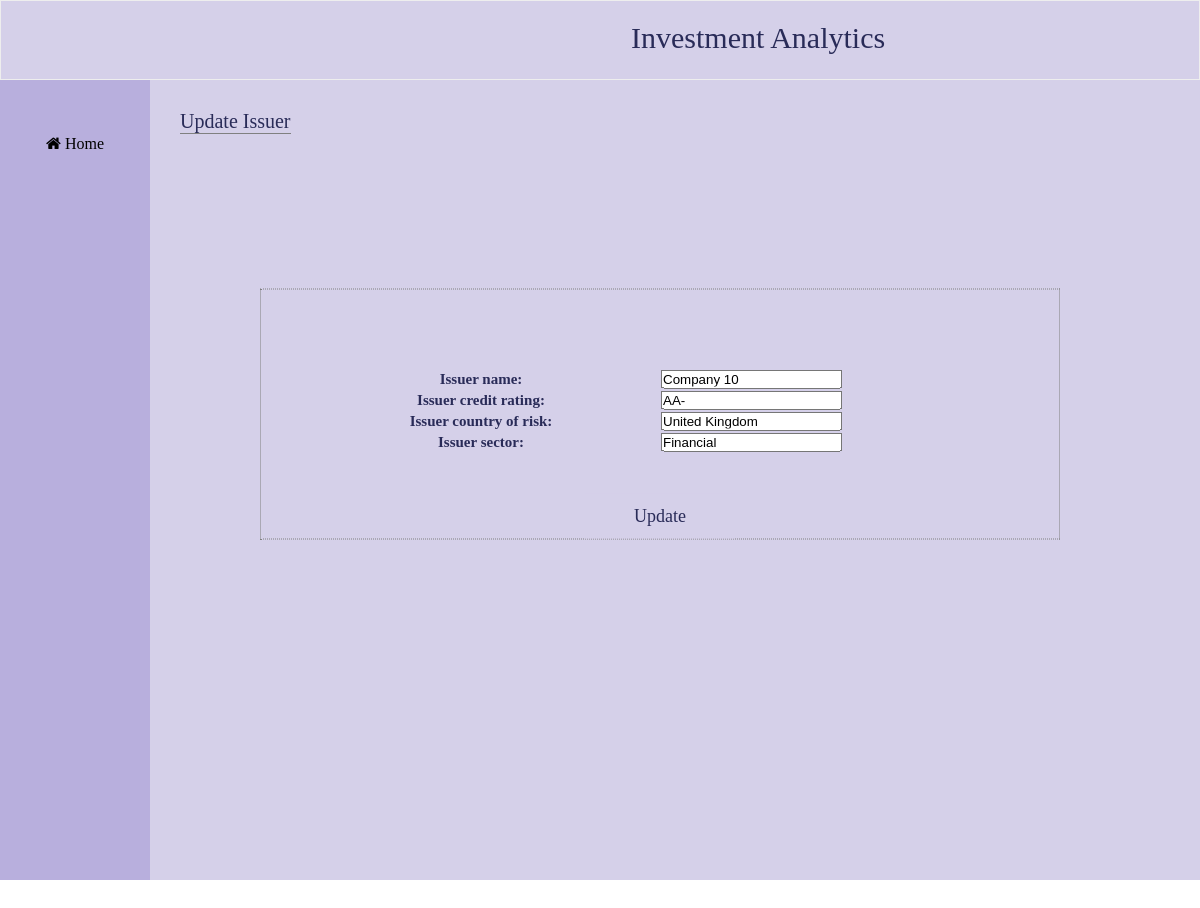
The page /app_1/update_issuer/5 on the database its author committed.
### app_1/models.py (models this page shows, shortened)
class Issuer(models.Model):
   issuer_name =  models.CharField(max_length=100)
   issuer_credit_rating =  models.CharField(max_length=100)
   issuer_country_of_risk= models.CharField(max_length=100)
   issuer_sector= models.CharField(max_length=100)

### app_1/views.py (the view)
# urls.py: path("update_issuer/<issuer_id>", views.update_issuer,name="update_issuer"),
def update_issuer(request, issuer_id):
    myiss = Issuer.objects.get(pk=issuer_id)
    form = IssuerForm(request.POST or None, instance = myiss)
    if form.is_valid():
           form.save()
           return  HttpResponseRedirect('/app_1/')
    template = loader.get_template('update_issuer.html')
    context = {'myiss': myiss,'form':form}
    return HttpResponse(template.render(context,request))

### app_1/forms.py
class IssuerForm(ModelForm):
    class Meta:
        model = Issuer
        fields =  "__all__"

### app_1/templates/update_issuer.html (shortened to what this page needs)
{% load static %}
{% load humanize %}
<html>
<head>
          <link rel="stylesheet" href="https://cdnjs.cloudflare.com/ajax/libs/font-awesome/4.7.0/css/font-awesome.min.css">
          <link rel="stylesheet" href  = "{% static 'style2.css' %}">
        </head>
 <body>
    <div class="topbar" font-size ="30px"> Investment Analytics </div>
    <div class="container">
      <aside>
        <div class ="navbar">
            <nav>
                <ul>
                  <a href="/app_1"><button class="btnx"><i class="fa fa-home"></i> Home</button></a>
                </ul>
            </nav>
        </div>
      </aside>
      <main>
        <div class="card active">
          <div class="content">Update Issuer</div>
        </div>
            <div class="centered3" >
              <form action="" method = POST>
                <br>
                  <table class  = "table2" >
                    {{form.as_table}}
                  </table>
                <p><input type = "submit" value = "Update" class = "btnbx" ></p>
             </form>
          </div>
       </main>
 </body>
</html>

### app_1/static/style2.css (style rules this page uses)
:root { --main-color: #d5d0e9; --sidebar-color: #b8afdd; --sidebar-button-hover:#3b46ac; --myfont-color: rgb(41, 43, 88); --myborder-color:gray; --font-size-content2: 15px; --font-size-content: 20px; --font-size-table: 15px; }
* { margin:0; padding:0; box-sizing: border-box; }
body { height:100vh; width:100vw; justify-self: center; align-items: center; padding: 0px 100ppx; }
.container { background-color: var(--main-color); display:flex; width:100%; height:100%; background-color: var( --main-color ); }
.topbar { font-family:'Lucida Sans', 'Lucida Sans Regular', 'Lucida Grande', 'Lucida Sans Unicode', 'Geneva', 'Verdana', 'sans-serif'; font-size:30px; border-style:groove; border-width:1px; height:80px; width:100%; background-color: var(--main-color); margin: auto; color: var(--myfont-color); margin-top: auto; margin-bottom: auto; padding-left: 630px; padding-top: 20px; }
aside { width: 150; height:100%; align-items:center; background: var(--sidebar-color); }
.navbar { width: 150; height:100%; display: fixed; flex-direction: column; gap:30px; align-items:left; font-size: x-large; position: sticky; }
nav, ul { margin-top: 40px; width:100%; text-align:center; }
.card { height:100%; padding:30px; display:none; text-align: center; overflow: auto; }
.card.active { display:block; }
.card .content { font-size: var(--font-size-content); text-align: left; font-family:'Lucida Sans', 'Lucida Sans Regular', 'Lucida Grande', 'Lucida Sans Unicode', 'Geneva', 'Verdana', 'sans-serif'; color:var(--myfont-color); border-bottom:1px solid gray; }
.btnx { font-family: 'Lucida Sans', 'Lucida Sans Regular', 'Lucida Grande', 'Lucida Sans Unicode', 'Geneva', 'Verdana', 'sans-serif'; list-style:none; padding: 15px 20px; transform: translateY(0px); background:var(--sidebar-color); border: none; font-size:medium; }
.btnbx { background-color: var(--main-color); border:rgb(77, 73, 73); color: var(--myfont-color); padding: 12px 12px; font-size: 18px; cursor: pointer; width: 150px; text-align: center; margin-left: auto; margin-right: 0; font-family:'Lucida Sans', 'Lucida Sans Regular', 'Lucida Grande', 'Lucida Sans Unicode', 'Geneva', 'Verdana', 'sans-serif'; }
.centered3 { position: absolute; top: 45%; left: 55%; transform: translate(-50%, -50%); text-align: center; border-width:1px; border-style:dotted; border-color:var(--myborder-color); font-family: 'Lucida Sans', 'Lucida Sans Regular', 'Lucida Grande', 'Lucida Sans Unicode', 'Geneva', 'Verdana', 'sans-serif'; color:var(--myfont-color); width: 800px; font-weight: lighter; }
.table2 { white-space:nowrap; width:100%; overflow:hidden; table-layout:fixed; padding: 40px; margin-left: auto; margin-right: auto; margin-top: 20px; row-gap: 20px; font-family: 'Lucida Sans', 'Lucida Sans Regular', 'Lucida Grande', 'Lucida Sans Unicode', 'Geneva', 'Verdana', 'sans-serif'; color:var(--myfont-color); font-size: var(--font-size-table); }
.table2 tr { padding-bottom: 10em; }

### rows shown on the page
Issuer: issuer_name "Company 10", issuer_credit_rating "AA-", issuer_country_of_risk "United Kingdom", issuer_sector "Financial"
